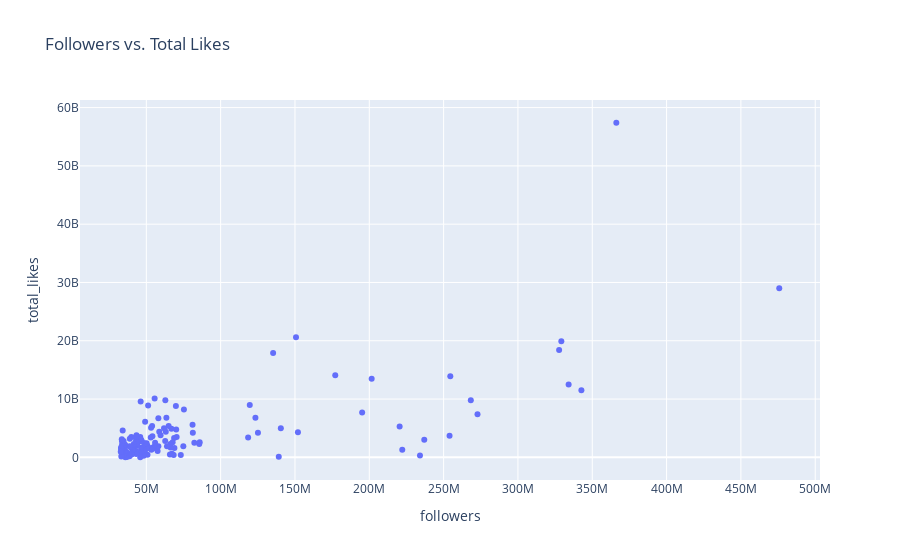

Notebook code for this chart:
### Code cell
# create a scatter plot of Followers vs. Total Likes
fig1 = px.scatter(df, x="followers", y="total_likes", title="Followers vs. Total Likes")
fig1.show()

### Figure 1 — Plotly figure (JSON) as saved in the notebook; plotly's stock layout.template omitted (floating-point values rounded to 4 significant figures; data arrays with more than 128 entries replaced by an {"elided": "..."} marker saying what was removed)
{"data": [{"hovertemplate": "followers=%{x}<br>total_likes=%{y}<extra></extra>", "legendgroup": "", "marker": {"color": "#636efa", "symbol": "circle"}, "mode": "markers", "name": "", "orientation": "v", "showlegend": false, "type": "scatter", "x": {"elided": "138 float values"}, "xaxis": "x", "y": {"elided": "138 float values"}, "yaxis": "y"}], "layout": {"legend": {"tracegroupgap": 0}, "title": {"text": "Followers vs. Total Likes"}, "xaxis": {"anchor": "y", "domain": [0, 1], "title": {"text": "followers"}}, "yaxis": {"anchor": "x", "domain": [0, 1], "title": {"text": "total_likes"}}}}
